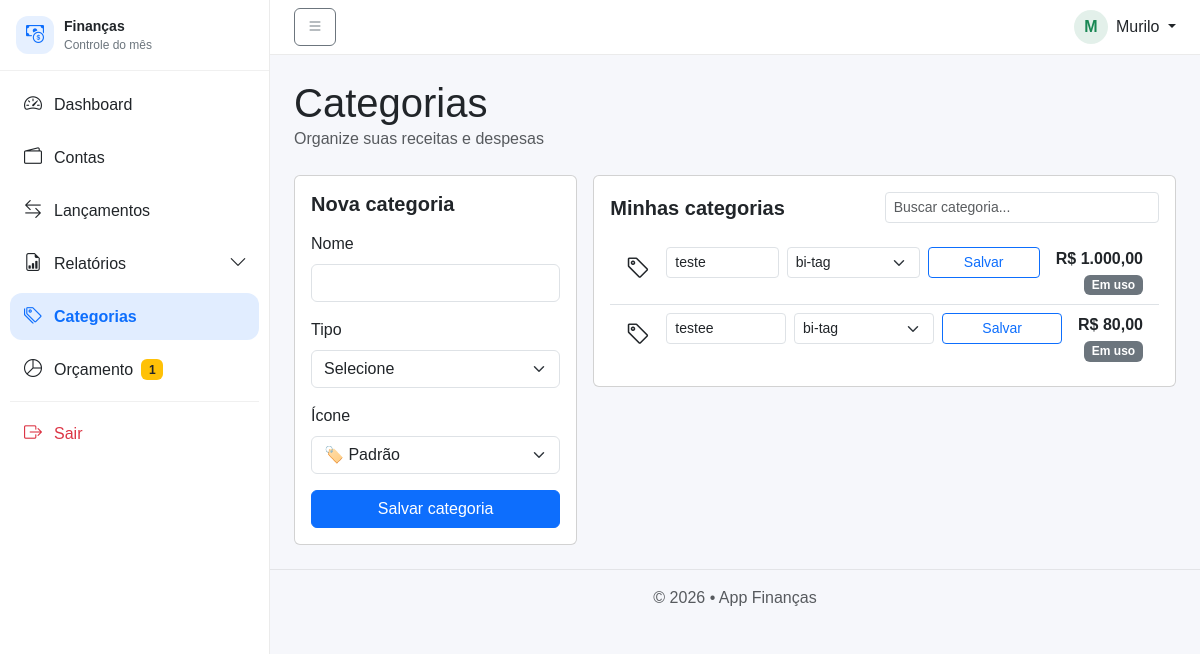
Page /public/?url=categorias (signed in) on the earlier database version.
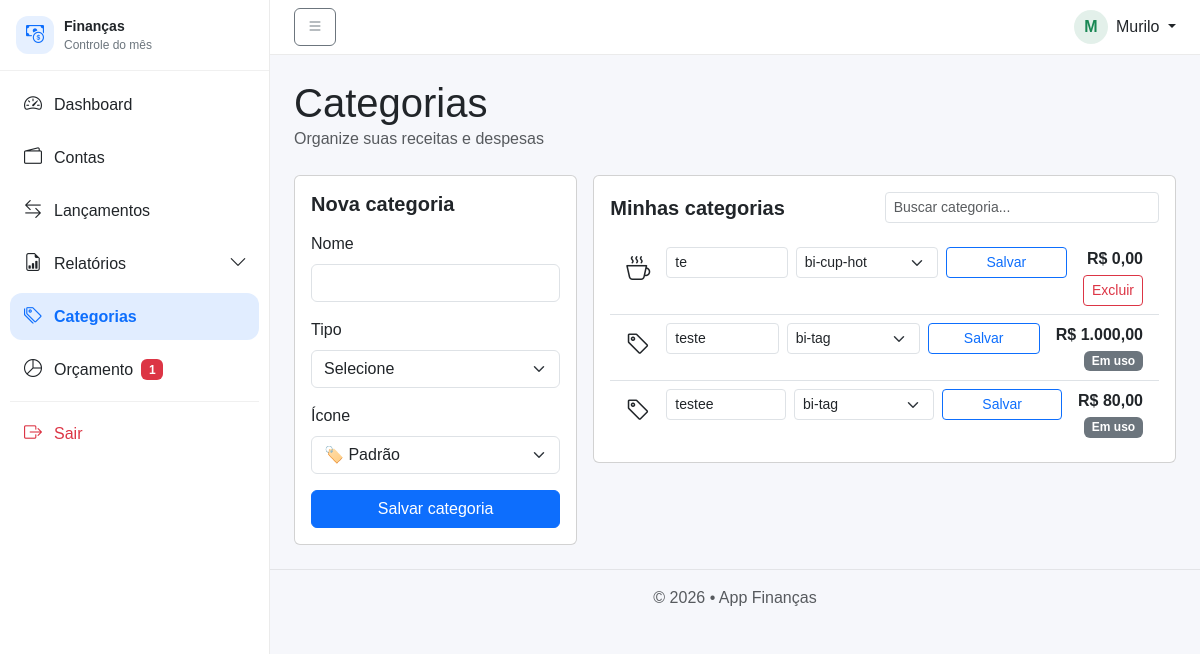
Same page on the later database version.
### tables this page shows
CREATE TABLE `categorias` (
  `id` int(11) NOT NULL,
  `id_usuario` int(11) NOT NULL,
  `nome` varchar(100) NOT NULL,
  `tipo` enum('R','D') NOT NULL,
  `criada_em` timestamp NOT NULL DEFAULT current_timestamp(),
  `icone` varchar(50) DEFAULT 'bi-tag'
);

### app/views/categorias/index.php (called while the page is built, shortened)
<?php
require __DIR__ . "/../layout.php";

### app/controllers/CategoriaController.php (called while the page is built, shortened)
<?php
require_once __DIR__ . '/../models/Categoria.php';
class CategoriaController
{
    public static function index($pdo)
    {
        $categorias = Categoria::allByUsuario(
            $pdo,
            $_SESSION['usuario']['id']
        );
        require '../app/views/categorias/index.php';
    }
}

### app/models/Orcamento.php (called while the page is built, shortened)
<?php
class Orcamento
{
public static function estouradosNoMes(PDO $pdo, int $idUsuario, int $ano, int $mes): array
{
    $sql = "
        SELECT
            c.id AS id_categoria,
            c.nome,
            o.valor AS orcado,
            SUM(l.valor) AS total_real,
            (SUM(l.valor) / o.valor) * 100 AS percentual
        FROM orcamentos o
        JOIN categorias c
            ON c.id = o.id_categoria
            AND c.tipo = 'D'
        JOIN lancamentos l
            ON l.id_categoria = c.id
            AND l.id_usuario = o.id_usuario
            AND l.tipo = 'D'
            AND YEAR(l.data) = o.ano
            AND MONTH(l.data) = o.mes
        WHERE o.id_usuario = ?
          AND o.ano = ?
          AND o.mes = ?
        GROUP BY c.id, c.nome, o.valor
        HAVING SUM(l.valor) > o.valor
        ORDER BY percentual DESC
    ";
    $st = $pdo->prepare($sql);
    $st->execute([$idUsuario, $ano, $mes]);
    return $st->fetchAll();
}
public static function preventivosNoMes(PDO $pdo, int $idUsuario, int $ano, int $mes): array
{
    $sql = "
        SELECT
            c.id AS id_categoria,
            c.nome,
            o.valor AS orcado,
            SUM(l.valor) AS total_real,
            (SUM(l.valor) / o.valor) * 100 AS percentual
        FROM orcamentos o
        JOIN categorias c
            ON c.id = o.id_categoria
            AND c.tipo = 'D'
        JOIN lancamentos l
            ON l.id_categoria = c.id
            AND l.id_usuario = o.id_usuario
            AND l.tipo = 'D'
            AND YEAR(l.data) = o.ano
            AND MONTH(l.data) = o.mes
        WHERE o.id_usuario = ?
          AND o.ano = ?
          AND o.mes = ?
        GROUP BY c.id, c.nome, o.valor
        HAVING (SUM(l.valor) / o.valor) * 100 >= 80
           AND (SUM(l.valor) / o.valor) * 100 < 100
        ORDER BY percentual DESC
    ";
    $st = $pdo->prepare($sql);
    $st->execute([$idUsuario, $ano, $mes]);
    return $st->fetchAll();
}
}

### app/models/Categoria.php (called while the page is built, shortened)
<?php
class Categoria
{
    public static function allByUsuario($pdo, $idUsuario)
    {
        $stmt = $pdo->prepare("
            SELECT
                c.*,
                COALESCE(SUM(l.valor), 0) AS total
            FROM categorias c
            LEFT JOIN lancamentos l
                ON l.id_categoria = c.id
               AND l.id_usuario = c.id_usuario
            WHERE c.id_usuario = ?
            GROUP BY c.id
            ORDER BY c.nome
        ");
        $stmt->execute([$idUsuario]);
        return $stmt->fetchAll();
    }
    public static function canDelete($pdo, $idUsuario, $id)
    {
        $stmt = $pdo->prepare("
            SELECT COUNT(*)
            FROM lancamentos
            WHERE id_categoria = ? AND id_usuario = ?
        ");
        $stmt->execute([$id, $idUsuario]);
        return $stmt->fetchColumn() == 0;
    }
}

### app/views/categorias/index_content.php (the view, shortened to what this page needs)
<div class="d-flex justify-content-between align-items-center mb-4">
    <div>
        <h1 class="mb-0">Categorias</h1>
        <div class="text-muted">Organize suas receitas e despesas</div>
    </div>
</div>
<div class="row g-3">
<div class="col-lg-4">
    <div class="card h-100">
        <div class="card-body">
            <h5 class="fw-semibold mb-3">Nova categoria</h5>
            <form method="POST" action="/financas/public/?url=categorias-store">
                <div class="mb-3">
                    <label class="form-label">Nome</label>
                    <input name="nome" class="form-control" required>
                </div>
                <div class="mb-3">
                    <label class="form-label">Tipo</label>
                    <select name="tipo" class="form-select" required>
                        <option value="">Selecione</option>
                    </select>
                </div>
                <div class="mb-3">
                    <label class="form-label">Ícone</label>
                    <select name="icone" class="form-select">
                        <option value="bi-tag">🏷️ Padrão</option>
                    </select>
                </div>
                <button class="btn btn-primary w-100">
                    Salvar categoria
                </button>
            </form>
        </div>
    </div>
</div>
<div class="col-lg-8">
    <div class="card">
        <div class="card-body">
            <div class="d-flex justify-content-between align-items-center mb-3">
                <h5 class="fw-semibold mb-0">Minhas categorias</h5>
                <input type="text" id="buscaCategoria"
                       class="form-control form-control-sm w-50"
                       placeholder="Buscar categoria...">
            </div>
            <?php if (empty($categorias)): ?>
                <div class="text-muted">Nenhuma categoria cadastrada.</div>
            <?php else: ?>
                <div class="categoria-scroll-mobile">
                <div class="list-group list-group-flush">
<?php foreach ($categorias as $c): ?>
    <div class="list-group-item categoria-item"
         data-nome="<?= strtolower($c['nome']) ?>">
        <div class="d-flex flex-column flex-lg-row justify-content-between gap-3">
            <div class="d-flex align-items-start gap-3 flex-wrap flex-lg-nowrap w-100">
                <i class="bi <?= $c['icone'] ?> fs-4 mt-1"></i>
                <form method="POST"
                      action="/financas/public/?url=categorias-update"
                      class="d-flex flex-column flex-md-row gap-2 w-100">
                    <input name="nome"
                           class="form-control form-control-sm"
                           value="<?= htmlspecialchars($c['nome']) ?>">
                    <select name="icone" class="form-select form-select-sm">
                        <option value="<?= $c['icone'] ?>"><?= $c['icone'] ?></option>
                    </select>
                    <button class="btn btn-outline-primary btn-sm w-100 w-md-auto">
                        Salvar
                    </button>
                </form>
            </div>
            <div class="text-lg-end text-start">
                <div class="fw-semibold">
                    R$ <?= number_format($c['total'], 2, ',', '.') ?>
                </div>
                <?php if (Categoria::canDelete($pdo, $_SESSION['usuario']['id'], $c['id'])): ?>
                    <form method="POST"
                          action="/financas/public/?url=categorias-delete"
                          onsubmit="return confirm('Excluir categoria?')">
                        <button class="btn btn-outline-danger btn-sm w-100 w-lg-auto mt-1">
                            Excluir
                        </button>
                    </form>
                <?php else: ?>
                    <span class="badge bg-secondary mt-1">Em uso</span>
                <?php endif; ?>
            </div>
        </div>
    </div>
<?php endforeach; ?>
</div>
                </div>
            <?php endif; ?>
        </div>
    </div>
</div>
</div>
<link href="https://cdn.jsdelivr.net/npm/bootstrap-icons/font/bootstrap-icons.css" rel="stylesheet">

### public/index.php (shortened to what this page needs)
<?php
require_once __DIR__ . '/../config/database.php';
require_once __DIR__ . '/../app/controllers/CategoriaController.php';
$rota = $_GET['url'] ?? 'login';
switch ($rota) {
    case 'categorias':
        CategoriaController::index($pdo);
        break;
}

### app/views/layout.php (shortened to what this page needs)
<?php
require_once __DIR__ . '/../models/Orcamento.php';
$anoAtual = (int)date('Y');
$mesAtual = (int)date('m');
$usuarioLogado = isset($_SESSION['usuario']) && !empty($_SESSION['usuario']['id']);
$estourados  = [];
$qtdAlertasOrcamento = 0;
if ($usuarioLogado) {
    $estourados  = Orcamento::estouradosNoMes($pdo, (int)$_SESSION['usuario']['id'], $anoAtual, $mesAtual);
    $preventivos = Orcamento::preventivosNoMes($pdo, (int)$_SESSION['usuario']['id'], $anoAtual, $mesAtual);
    $qtdAlertasOrcamento = count($estourados) + count($preventivos);
}
$rotaAtual = $_GET['url'] ?? 'dashboard';
function menuActive($rotaAtual, $rota) {
    return $rotaAtual === $rota ? 'active fw-semibold' : '';
}
function menuOpenRelatorios($rotaAtual) {
    return in_array($rotaAtual, ['relatorio-csv','relatorio-pdf','relatorio-pdf-executivo'], true);
}
?>
<!DOCTYPE html>
<html lang="pt-BR">
<head>
    <link href="https://cdn.jsdelivr.net/npm/bootstrap@5.3.2/dist/css/bootstrap.min.css" rel="stylesheet">
    <link href="https://cdn.jsdelivr.net/npm/bootstrap-icons/font/bootstrap-icons.css" rel="stylesheet">
    <link rel="stylesheet" href="/financas/public/css/app.css">
</head>
<body>
<div class="d-flex" id="wrapper">
    <aside id="sidebar-wrapper">
        <div class="sidebar-brand">
            <div class="sidebar-logo">
                <i class="bi bi-cash-coin"></i>
            </div>
            <div class="sidebar-title">
                <strong>Finanças</strong><br>
                <small>Controle do mês</small>
            </div>
        </div>
        <div class="sidebar-menu">
            <a class="sidebar-link <?= menuActive($rotaAtual, 'dashboard') ?>"
               href="/financas/public/?url=dashboard">
                <i class="bi bi-speedometer2"></i>
                <span>Dashboard</span>
            </a>
            <a class="sidebar-link <?= menuActive($rotaAtual, 'contas') ?>"
               href="/financas/public/?url=contas">
                <i class="bi bi-wallet2"></i>
                <span>Contas</span>
            </a>
            <a class="sidebar-link <?= menuActive($rotaAtual, 'lancamentos') ?>"
               href="/financas/public/?url=lancamentos">
                <i class="bi bi-arrow-left-right"></i>
                <span>Lançamentos</span>
            </a>
            <?php $openRel = menuOpenRelatorios($rotaAtual); ?>
            <a class="sidebar-link <?= $openRel ? 'active fw-semibold' : '' ?>"
               data-bs-toggle="collapse"
               href="#menuRelatorios"
               role="button"
               aria-expanded="<?= $openRel ? 'true' : 'false' ?>"
               aria-controls="menuRelatorios">
                <i class="bi bi-file-earmark-bar-graph"></i>
                <span>Relatórios</span>
                <span class="ms-auto"><i class="bi bi-chevron-down"></i></span>
            </a>
            <a class="sidebar-link <?= menuActive($rotaAtual, 'categorias') ?>"
               href="/financas/public/?url=categorias">
                <i class="bi bi-tags"></i>
                <span>Categorias</span>
            </a>
            <a class="sidebar-link <?= menuActive($rotaAtual, 'orcamentos') ?>"
               href="/financas/public/?url=orcamentos">
                <i class="bi bi-pie-chart"></i>
                <span class="d-flex align-items-center gap-2">
                    Orçamento
                    <?php if ($qtdAlertasOrcamento > 0): ?>
                        <span class="badge <?= count($estourados) > 0 ? 'bg-danger' : 'bg-warning text-dark' ?>">
                            <?= $qtdAlertasOrcamento ?>
                        </span>
                    <?php endif; ?>
                </span>
            </a>
            <div class="mt-2 pt-2 border-top" style="border-color: rgba(0,0,0,.06) !important;">
                <a class="sidebar-link text-danger"
                   href="/financas/public/?url=logout">
                    <i class="bi bi-box-arrow-right"></i>
                    <span>Sair</span>
                </a>
            </div>
        </div>
    </aside>
    <div id="page-content-wrapper" class="w-100">
        <nav class="navbar topbar navbar-expand-lg px-3 px-lg-4">
            <button class="btn btn-outline-secondary" id="menu-toggle" type="button">
                <i class="bi bi-list"></i>
            </button>
            <div class="ms-auto d-flex align-items-center gap-2">
                <?php
                    $nomeUser = $usuarioLogado ? ($_SESSION['usuario']['nome'] ?? 'Usuário') : 'Usuário';
                    $iniciais = strtoupper(substr(trim($nomeUser), 0, 1));
                ?>
                <div class="avatar"><?= htmlspecialchars($iniciais) ?></div>
                <div class="dropdown">
                    <a class="dropdown-toggle text-decoration-none text-dark"
                       href="#"
                       data-bs-toggle="dropdown">
                        <?= htmlspecialchars($nomeUser) ?>
                    </a>
                </div>
            </div>
        </nav>
        <main class="container-fluid p-3 p-lg-4">
            <?php require $view; ?>
        </main>
        <footer class="text-center text-muted py-3 border-top" style="border-color: rgba(0,0,0,.08) !important;">
            © <?= date('Y') ?> • App Finanças
        </footer>
    </div>
</div>
</body>
</html>

### public/css/app.css (style rules this page uses)
* { box-sizing: border-box; font-family: Arial, Helvetica, sans-serif; }
html, body { height: 100%; }
body { background: #f4f6f8; margin: 0; height: 100vh; align-items: center; justify-content: center; }
#wrapper { min-height: 100vh; }
#page-content-wrapper { min-height: 100vh; overflow-x: hidden; }
#sidebar-wrapper { width: 240px; }
#page-content-wrapper { flex: 1; }
#sidebar-wrapper { min-height: 100vh; max-height: 100vh; overflow-y: auto; }
.list-group-item { white-space: nowrap; }

### app/views/layout.php (style rules this page uses)
body { background: #f6f7fb; }
#wrapper { min-height: 100vh; }
#sidebar-wrapper { width: 270px; min-width: 270px; background: #ffffff !important; border-right: 1px solid rgba(0,0,0,.08) !important; }
.sidebar-brand { display: flex; align-items: center; gap: 10px; padding: 16px; border-bottom: 1px solid rgba(0,0,0,.06); }
.sidebar-logo { width: 38px; height: 38px; border-radius: 12px; display: grid; place-items: center; background: rgba(13,110,253,.10); color: #0d6efd; font-size: 18px; }
.sidebar-title { line-height: 1.1; }
.sidebar-title strong { font-size: 14px; }
.sidebar-title small { font-size: 12px; color: #6c757d; }
.sidebar-menu { padding: 10px; }
.sidebar-link { display: flex; align-items: center; gap: 10px; padding: 10px 12px; border-radius: 12px; text-decoration: none; color: #212529; transition: .15s; margin-bottom: 6px; }
.sidebar-link.active { background: rgba(13,110,253,.12); color: #0d6efd; }
.sidebar-link .bi { font-size: 18px; width: 22px; text-align: center; }
.topbar { background: #fff !important; border-bottom: 1px solid rgba(0,0,0,.08) !important; }
.avatar { width: 34px; height: 34px; border-radius: 999px; display: grid; place-items: center; background: rgba(25,135,84,.12); color: #198754; font-weight: 700; }
main.container-fluid { max-width: 1400px; }

Differences in the rows shown:
added categorias: nome "te", icone "bi-cup-hot", total "0,00"
